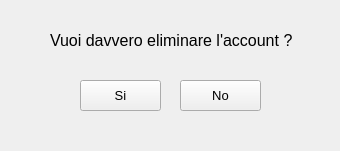
<?xml version="1.0" encoding="UTF-8"?>
<ui version="4.0">
 <class>LoginWindow</class>
 <widget class="QMainWindow" name="LoginWindow">
  <property name="geometry">
   <rect>
    <x>0</x>
    <y>0</y>
    <width>340</width>
    <height>151</height>
   </rect>
  </property>
  <property name="windowTitle">
   <string>MainWindow</string>
  </property>
  <widget class="QWidget" name="loginWidget">
   <widget class="QPushButton" name="no">
    <property name="geometry">
     <rect>
      <x>180</x>
      <y>80</y>
      <width>81</width>
      <height>31</height>
     </rect>
    </property>
    <property name="font">
     <font>
      <pointsize>10</pointsize>
     </font>
    </property>
    <property name="text">
     <string>No</string>
    </property>
   </widget>
   <widget class="QPushButton" name="si">
    <property name="geometry">
     <rect>
      <x>80</x>
      <y>80</y>
      <width>81</width>
      <height>31</height>
     </rect>
    </property>
    <property name="font">
     <font>
      <pointsize>10</pointsize>
     </font>
    </property>
    <property name="text">
     <string>Si</string>
    </property>
   </widget>
   <widget class="QLabel" name="label_2">
    <property name="geometry">
     <rect>
      <x>50</x>
      <y>10</y>
      <width>301</width>
      <height>61</height>
     </rect>
    </property>
    <property name="font">
     <font>
      <pointsize>12</pointsize>
     </font>
    </property>
    <property name="text">
     <string>Vuoi davvero eliminare l'account ?</string>
    </property>
   </widget>
  </widget>
 </widget>
 <resources/>
 <connections/>
</ui>
